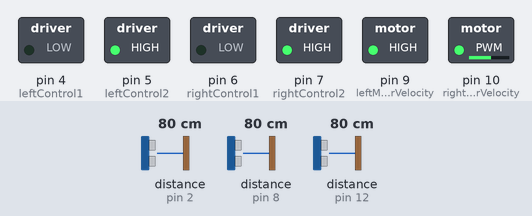
A program run on a simulated Arduino Uno, built with avr-gcc and run on an emulated ATmega328P. Parts: switched loads named in the program (green lamp = pin HIGH). Inputs (shaded band) come from the test bench; at power-on: distance to the obstacle (sensors on pin 2, pin 12, pin 8) 80 cm.

Above: at 4.2 s.
4.3 s: distance to the obstacle (sensor on pin 2) set to 47 cm
5.8 s: distance to the obstacle (sensor on pin 2) set to 39 cm
At 8.4 s:
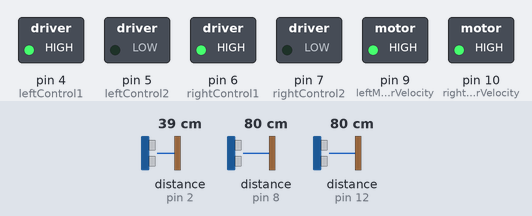
8.8 s: distance to the obstacle (sensor on pin 2) set to 31 cm
At 10.2 s:
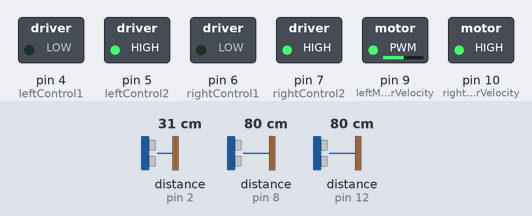
10.5 s: distance to the obstacle (sensor on pin 12) set to 9 cm
At 11.7 s:
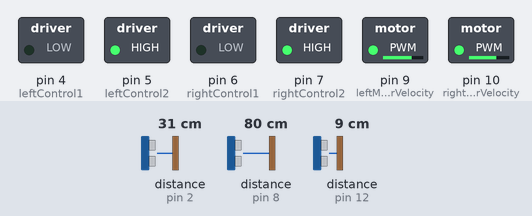
13.5 s: distance to the obstacle (sensor on pin 12) set to 33 cm
At 15.9 s:
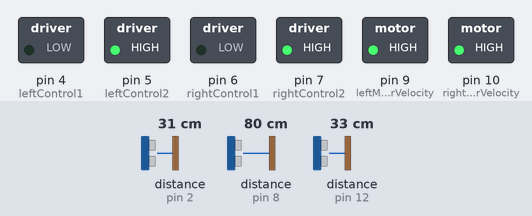
16.5 s: distance to the obstacle (sensor on pin 8) set to 2 cm
Timing chart, 0 to 20.5 s (numbered marks = the images above; inputs shaded):
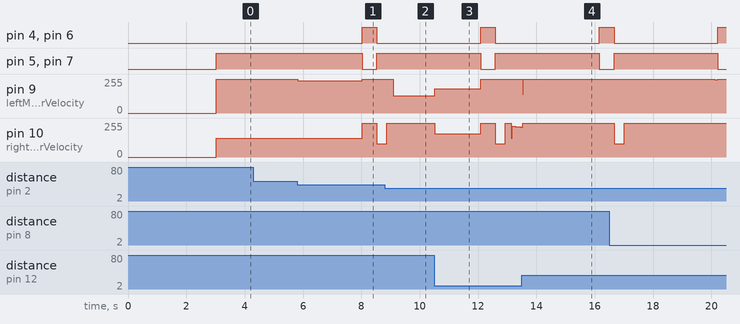

The program:

main.cpp
```cpp
#include <Arduino.h>
#include <NewPing.h>

//Motor control pins
const int leftMotorVelocity = 9;
const int rightMotorVelocity = 10;

const int leftControl1 = 4;
const int leftControl2 = 5;

const int rightControl1 = 6;
const int rightControl2 = 7;

int rightStandard = 255 * 0.85;
int leftStandard = 255 * 0.85;
const int rightMax = 255;
const int leftMax = 255;
const int rightMin = 140;
const int leftMin = 130;
int old1Left = 0;
int old1Right = 0;
int old1Front = 0;
int old2Front = 0;
int old2Left = 0;
int old2Right = 0;
int lastTime = 0;
bool foundWall;

#define MAX_DISTANCE 50

NewPing sonarLeft(13, 12, MAX_DISTANCE);
NewPing sonarRight(3, 2, MAX_DISTANCE);
NewPing sonarFront(11, 8, MAX_DISTANCE);

float Kp = 0.0195; //set up the constants value 1.5
float Ki = 0.0003; //maybe 0.001
float Kd = 0.65; //2.5 /0.4
int P;
int I;
int D;

int lastError = 0;

void setup()
{
  pinMode(leftMotorVelocity, OUTPUT);
  pinMode(rightMotorVelocity, OUTPUT);

  pinMode(leftControl1, OUTPUT);
  pinMode(leftControl2, OUTPUT);
  pinMode(rightControl1, OUTPUT);
  pinMode(rightControl2, OUTPUT);

  delay(3000);
}

// void loop() {
//   analogWrite(leftMotorVelocity, 242);
//   analogWrite(rightMotorVelocity, 255);

//   analogWrite(leftControl1, 0);
//   analogWrite(leftControl2, 255);
//   analogWrite(rightControl1, 0);
//   analogWrite(rightControl2, 255);
// }

void loop() {
  int right, left, front, speedRight, speedLeft, error, correction, leftError, rightError, checkTime;

  front = sonarFront.ping();

  right = sonarRight.ping();

  left = sonarLeft.ping();

  if (front == 0) {
    front = 2940;
  }

  if (right == 0) {
    right = 2940;
  }

  if (left == 0) {
    left = 2940;
  }

  if (right > 2059){
    long startTime = millis();
    long time = millis();
    long duration = time - startTime;
    foundWall = false;
    int loops = 1;

    rightStandard = 255 * 0.7;
    leftStandard = 255 * 0.7;

    while (right > 1059 || left > 1059){
      if (loops > 1){
        delay(20);
      }

      right = sonarRight.ping();
      if (right == 0) {
        right = 2940;
      }
      front = sonarFront.ping();
      if (front == 0) {
        front = 2940;
      }
      left = sonarLeft.ping();
      if (left == 0) {
        left = 2940;
      }

      if (abs(front-old1Front) < 2){
        if (abs(left - old1Left) < 2){
          if (abs(right- old1Right) < 2){
            if (abs(old1Front - old2Front) < 2){
              if (abs(old1Left - old2Left) < 2){
                if (abs(old1Right - old2Right) < 2){
                  checkTime = millis();
                  if ((checkTime > 8000) && ((checkTime - lastTime) > 3000)){
                    analogWrite(leftMotorVelocity, 255);
                    analogWrite(rightMotorVelocity, 255);

                    analogWrite(leftControl1, 255);
                    analogWrite(leftControl2, 0);
                    analogWrite(rightControl1, 255);
                    analogWrite(rightControl2, 0);

                    delay(500);

                    analogWrite(leftControl1, 0);
                    analogWrite(leftControl2, 255);
                    analogWrite(rightControl1, 0);
                    analogWrite(rightControl2, 255);

                    if (right > 883){
                      analogWrite(leftMotorVelocity, 255);
                      analogWrite(rightMotorVelocity, 100);
                      delay(350);

                    }
                    else{
                      analogWrite(leftMotorVelocity, 100);
                      analogWrite(rightMotorVelocity, 255);
                      delay(350);
                    }

                    analogWrite(leftMotorVelocity, 255);
                    analogWrite(rightMotorVelocity, 255);
                    delay(200);

                    old1Left = 0;
                    old1Right = 0;
                    old1Front = 0;
                    old2Front = 0;
                    old2Left = 0;
                    old2Right = 0;

                    lastTime = millis();

                    break;
                  }
                }
              }
            }
          }
        }
      }

      if (right < 941) {
        foundWall = true;
      }

      rightError = (right - 647)*2;
      P = rightError;

      correction = P*Kp;

      speedRight = rightStandard - (correction);
      speedLeft = leftStandard + (correction);

      if (speedRight > rightMax)
      {
        speedRight = rightMax;
      }
      if (speedLeft > leftMax)
      {
        speedLeft = leftMax;
      }
      if (speedRight < rightMin)
      {
        speedRight = rightMin;
      }
      if (speedLeft < leftMin)
      {
        speedLeft = leftMin;
      }

      if (right > 2059 && foundWall == true){
        speedLeft = 160;
        speedRight = 200;
      }

      analogWrite(leftMotorVelocity, speedLeft);
      analogWrite(rightMotorVelocity, speedRight);

      analogWrite(leftControl1, 0);
      analogWrite(leftControl2, 255);
      analogWrite(rightControl1, 0);
      analogWrite(rightControl2, 255);

      time = millis();
      duration = time - startTime;
      if (duration > 3000){
        break;
      }

      old1Left = left;
      old1Right = right;
      old1Front = front;
      old2Left = old1Left;
      old2Right = old1Right;
      old2Front = old1Front;

      loops = loops + 1;
    }
  }

  else if (left > 2059){
    long startTime = millis();
    long time = millis();
    long duration = time - startTime;
    foundWall = false;
    int loops = 1;

    rightStandard = 255 * 0.7;
    leftStandard = 255 * 0.7;

    while (right > 1059 || left > 1059){
      if (loops > 1){
        delay(20);
      }

      right = sonarRight.ping();
      if (right == 0) {
        right = 2940;
      }
      front = sonarFront.ping();
      if (front == 0) {
        front = 2940;
      }
      left = sonarLeft.ping();
      if (left == 0) {
        left = 2940;
      }

      if (abs(front-old1Front) < 2){
        if (abs(left - old1Left) < 2){
          if (abs(right- old1Right) < 2){
            if (abs(old1Front - old2Front) < 2){
              if (abs(old1Left - old2Left) < 2){
                if (abs(old1Right - old2Right) < 2){
                  checkTime = millis();
                  if ((checkTime > 8000) && ((checkTime - lastTime) > 3000)){
                    analogWrite(leftMotorVelocity, 255);
                    analogWrite(rightMotorVelocity, 255);

                    analogWrite(leftControl1, 255);
                    analogWrite(leftControl2, 0);
                    analogWrite(rightControl1, 255);
                    analogWrite(rightControl2, 0);

                    delay(500);

                    analogWrite(leftControl1, 0);
                    analogWrite(leftControl2, 255);
                    analogWrite(rightControl1, 0);
                    analogWrite(rightControl2, 255);

                    if (right > 883){
                      analogWrite(leftMotorVelocity, 255);
                      analogWrite(rightMotorVelocity, 100);
                      delay(350);

                    }
                    else{
                      analogWrite(leftMotorVelocity, 100);
                      analogWrite(rightMotorVelocity, 255);
                      delay(350);
                    }

                    analogWrite(leftMotorVelocity, 255);
                    analogWrite(rightMotorVelocity, 255);
                    delay(200);

                    old1Left = 0;
                    old1Right = 0;
                    old1Front = 0;
                    old2Front = 0;
                    old2Left = 0;
                    old2Right = 0;

                    lastTime = millis();

                    break;
                  }
                }
              }
            }
          }
        }
      }

      if (left < 941) {
        foundWall = true;
      }

      leftError = (647 - left)*2;
      P = leftError;

      correction = P*Kp;

      speedRight = rightStandard - (correction);
      speedLeft = leftStandard + (correction);

      if (speedRight > rightMax)
      {
        speedRight = rightMax;
      }
      if (speedLeft > leftMax)
      {
        speedLeft = leftMax;
      }
      if (speedRight < rightMin)
      {
        speedRight = rightMin;
      }
      if (speedLeft < leftMin)
      {
        speedLeft = leftMin;
      }

      if (left > 2059 && foundWall == true){
        speedLeft = 200;
        speedRight = 160;
      }

      analogWrite(leftMotorVelocity, speedLeft);
      analogWrite(rightMotorVelocity, speedRight);

      analogWrite(leftControl1, 0);
      analogWrite(leftControl2, 255);
      analogWrite(rightControl1, 0);
      analogWrite(rightControl2, 255);

      time = millis();
      duration = time - startTime;
      if (duration > 3000){
        break;
      }

      old1Left = left;
      old1Right = right;
      old1Front = front;
      old2Left = old1Left;
      old2Right = old1Right;
      old2Front = old1Front;

      loops = loops + 1;
    }
  }

  else{
    if (abs(front-old1Front) < 2){
      if (abs(left - old1Left) < 2){
        if (abs(right- old1Right) < 2){
          if (abs(old1Front - old2Front) < 2){
            if (abs(old1Left - old2Left) < 2){
              if (abs(old1Right - old2Right) < 2){
                checkTime = millis();
                if ((checkTime > 8000) && ((checkTime - lastTime) > 3000)){
                  analogWrite(leftMotorVelocity, 255);
                  analogWrite(rightMotorVelocity, 255);

                  analogWrite(leftControl1, 255);
                  analogWrite(leftControl2, 0);
                  analogWrite(rightControl1, 255);
                  analogWrite(rightControl2, 0);

                  delay(500);

                  analogWrite(leftControl1, 0);
                  analogWrite(leftControl2, 255);
                  analogWrite(rightControl1, 0);
                  analogWrite(rightControl2, 255);

                  if (right > 883){
                    analogWrite(leftMotorVelocity, 255);
                    analogWrite(rightMotorVelocity, 100);
                    delay(350);

                  }
                  else{
                    analogWrite(leftMotorVelocity, 100);
                    analogWrite(rightMotorVelocity, 255);
                    delay(350);
                  }

                  analogWrite(leftMotorVelocity, 255);
                  analogWrite(rightMotorVelocity, 255);
                  delay(200);

                  old1Left = 0;
                  old1Right = 0;
                  old1Front = 0;
                  old2Front = 0;
                  old2Left = 0;
                  old2Right = 0;

                  lastTime = millis();
                }
              }
            }
          }
        }
      }
    }

    rightStandard = 255 * 0.85;
    leftStandard = 255 * 0.85;

    error = right - left;

    P = error;
    I = I + error;
    D = error - lastError;
    lastError = error;

    correction = P*Kp + I*Ki + D*Kd;

    long startTime = millis();
    if (abs(D) <= 30 && startTime > 8000){
      int standard = map(abs(D), 0, 30, 255, rightStandard);
      speedRight = standard - (correction);
      speedLeft = standard + (correction);
    }
    else {
      speedRight = rightStandard - (correction);
      speedLeft = leftStandard + (correction);
    }

    if (speedRight > rightMax)
    {
      speedRight = rightMax;
    }
    if (speedLeft > leftMax)
    {
      speedLeft = leftMax;
    }
    if (speedRight < rightMin)
    {
      speedRight = rightMin;
    }
    if (speedLeft < leftMin)
    {
      speedLeft = rightMin;
    }

    analogWrite(leftMotorVelocity, speedLeft);
    analogWrite(rightMotorVelocity, speedRight);

    analogWrite(leftControl1, 0);
    analogWrite(leftControl2, 255);
    analogWrite(rightControl1, 0);
    analogWrite(rightControl2, 255);

    delay(20);
  }
  old1Left = left;
  old1Right = right;
  old1Front = front;
  old2Left = old1Left;
  old2Right = old1Right;
  old2Front = old1Front;
}
```

Measured:
- the behaviour switches between 45 and 44 cm on distance to the obstacle (sensor on pin 2) (found by bisection; images 0 and 1)
- the behaviour switches between 36 and 35 cm on distance to the obstacle (sensor on pin 2) (found by bisection; images 1 and 2)
- after the input at 4.3 s, every drawn part: stays the same
- after the input at 5.8 s, pin 9 (leftMotorVelocity): 255/255 → 241/255 at once, → 255/255 2.2 s later
- after the input at 8.8 s, pin 9 (leftMotorVelocity): 255/255 → 130/255 after 0.30 s; pin 10 (rightMotorVelocity): goes on until 8.9 s, then stays 255/255
- after the input at 13.5 s, pin 9 (leftMotorVelocity): 255/255 → 140/255 at once, → 255/255 0.03 s later
